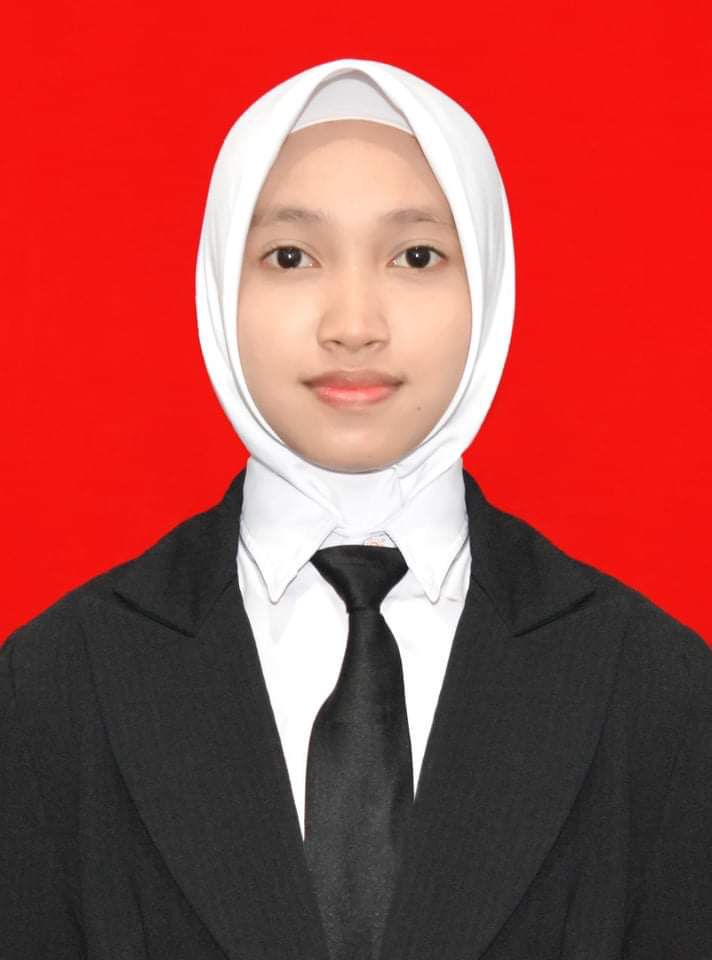
#> input picture tasya.jpeg, 712 x 960 px
$ python SelectiveFiltering.py
#> lines starting #> are read from the running program, lines starting #| are printed output that depends on the picture
import cv2
import numpy as np
from matplotlib import pyplot as plt

img = cv2.imread('tasya.jpeg', cv2.IMREAD_GRAYSCALE)
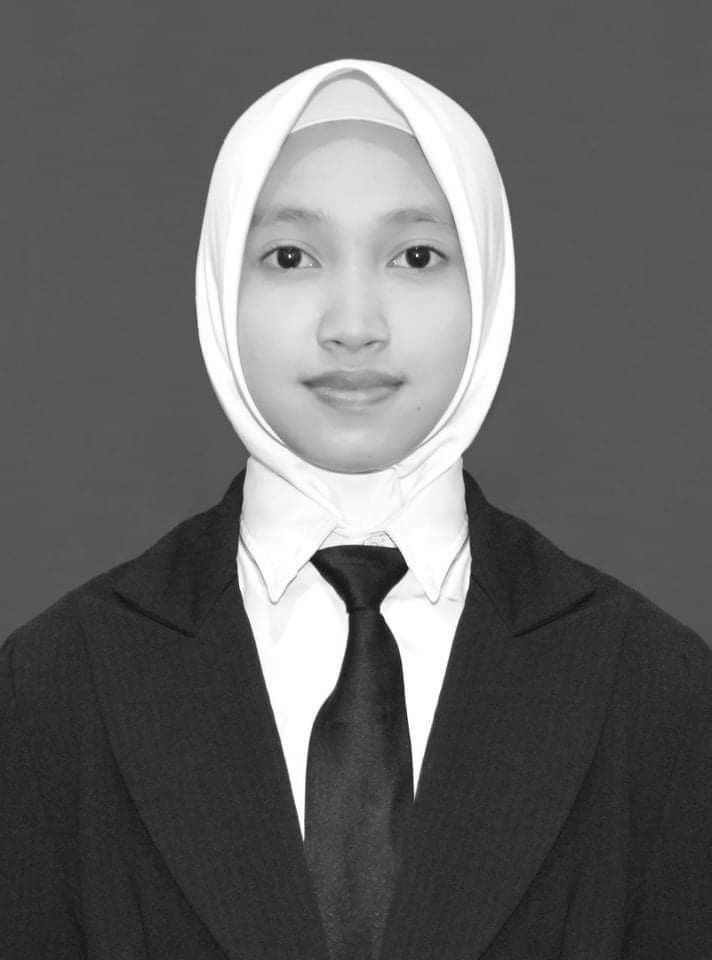
#> img: shape (960, 712); min 14, max 255, mean 101

rows, cols = img.shape
#> rows = 960; cols = 712

f = np.fft.fft2(img)
fshift = np.fft.fftshift(f)

D0 = 50 # cutoff frequency
n = 2 # order
H = np.zeros((rows, cols), np.float32)
for i in range(rows):
    for j in range(cols):
        D = np.sqrt((i - rows/2)**2 + (j - cols/2)**2)
        H[i,j] = 1 / (1 + (D0/D)**(2*n))
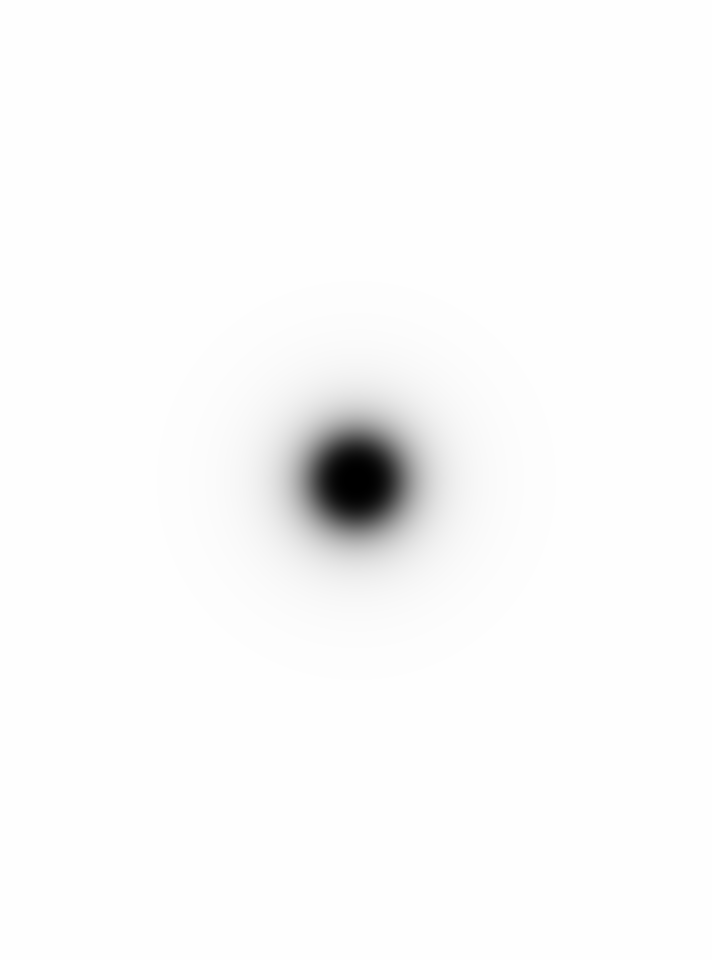
#> H: shape (960, 712) float32; min 0, max 1, mean 0.982

f_selective = fshift * H

f_ishift = np.fft.ifftshift(f_selective)
img_selective = np.fft.ifft2(f_ishift)
img_selective = np.abs(img_selective)
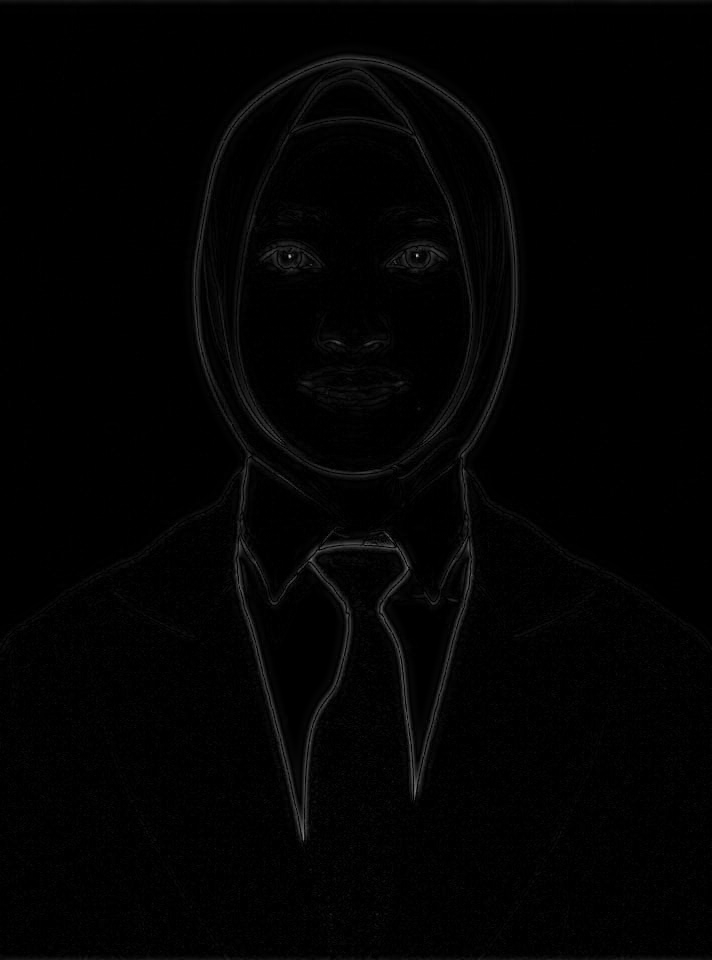
#> img_selective: shape (960, 712) float64; min 5.71e-08, max 195.7, mean 3

plt.subplot(121), plt.imshow(img, cmap='gray')
plt.title('Original Image'), plt.xticks([]), plt.yticks([])
plt.subplot(122), plt.imshow(img_selective, cmap='gray')
plt.title('Selective Filtered Image'), plt.xticks([]), plt.yticks([])
plt.show()
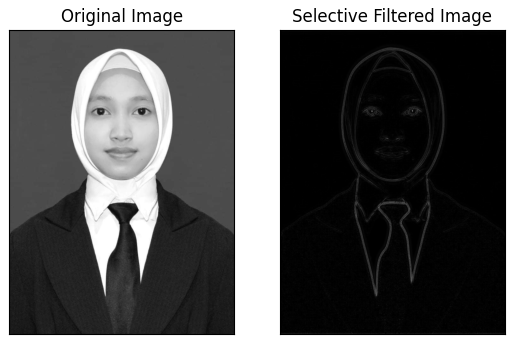
#> figure drawn by matplotlib, 2 panels
